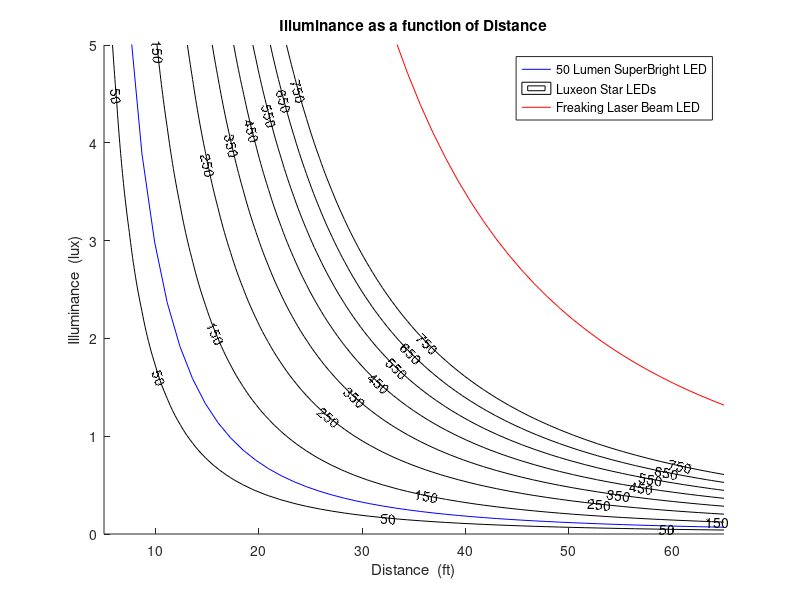

Recreate this plot in MATLAB. (Note: this script raises an error after producing the figure.)
clear all; close all; clc;
%setgcadefaults();

d2r = pi/180;
r2d = 180/pi;
f2m = 0.3048;
m2f = 3.28084;


% 50 Lumen LED Characteristics  (SuperBrightLEDs.com)
LED1.theta = 90/2*d2r;  % degrees
LED1.lumens = 50;       % lumens
LED1.candelas = NaN;    % candelas
LED1.angularSpan = NaN; % steradians
LED1.lux = NaN;         % lux


% Luxeon Star LEDs:
LED2.theta = 120/2*d2r;     % degrees
LED2.lumens = [50:100:750];
LED2.candelas = NaN;
LED2.angularSpan = NaN;
LED2.lux = NaN;


% Freaking Laser Beam LED
LED3.theta = 120/2*d2r;
LED3.lumens = 1625;
LED3.candelas = NaN;
LED3.angularSpan = NaN;
LED3.lux = NaN;


% Function for computing Illuminance
luxCalcFun = @(lum,angSpn,dist_ft) lum./(angSpn.*(dist_ft*f2m).^2);
lumensCalcFun = @(lux,angSpn,dist_ft) lux.*(angSpn.*(dist_ft*f2m).^2);



distance = linspace(5,65,50);
luxgrid = linspace(0,5,100);
[distMesh,luxMesh] = meshgrid(distance,luxgrid);


LED1.angularSpan = 2*pi*(1-cos(LED1.theta));
LED1.candelas = LED1.lumens/LED1.angularSpan;
LED1.lux =  luxCalcFun(LED1.lumens,LED1.angularSpan,distance);

for i = 1:length(distance);
    for j = 1:length(luxgrid);
        LED2.angularSpan = 2*pi*(1-cos(LED2.theta));
        LED2.candelas = LED2.lumens/LED2.angularSpan;
        lumensContour(i,j) =  lumensCalcFun(luxgrid(j),LED2.angularSpan,distance(i));
    end
end

LED3.angularSpan = 2*pi*(1-cos(LED3.theta));
LED3.candelas = LED3.lumens/LED3.angularSpan;
LED3.lux =  luxCalcFun(LED3.lumens,LED3.angularSpan,distance);



figure
hold all
h1 = plot(distance,LED1.lux,'b');
[C,h2] = contour(distMesh,luxMesh,lumensContour',LED2.lumens,'k');
clabel(C,h2);
h3 = plot(distance,LED3.lux,'r');
title('Illuminance as a function of Distance');
xlabel('Distance  (ft)');
ylabel('Illuminance  (lux)');
ylim([0 max(luxgrid)]);
legend([h1 h2 h3],'50 Lumen SuperBright LED','Luxeon Star LEDs','Freaking Laser Beam LED')
uistack(h3,'top');
uistack(h1,'top');
grid on
